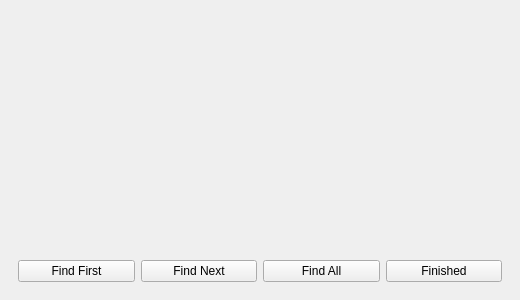
<?xml version="1.0" encoding="UTF-8"?>
<ui version="4.0">
 <class>FindDialog</class>
 <widget class="QMainWindow" name="FindDialog">
  <property name="geometry">
   <rect>
    <x>0</x>
    <y>0</y>
    <width>520</width>
    <height>300</height>
   </rect>
  </property>
  <property name="sizePolicy">
   <sizepolicy hsizetype="Preferred" vsizetype="Preferred">
    <horstretch>0</horstretch>
    <verstretch>0</verstretch>
   </sizepolicy>
  </property>
  <widget class="QWidget" name="centralwidget">
   <layout class="QVBoxLayout" name="verticalLayout">
    <property name="sizeConstraint">
     <enum>QLayout::SetMinimumSize</enum>
    </property>
    <item>
     <widget class="TermsTabWidget" name="termsTab" native="true">
      <property name="sizePolicy">
       <sizepolicy hsizetype="Expanding" vsizetype="Expanding">
        <horstretch>0</horstretch>
        <verstretch>1</verstretch>
       </sizepolicy>
      </property>
     </widget>
    </item>
    <item>
     <widget class="QWidget" name="">
      <layout class="QHBoxLayout" name="horizontalLayout_2">
       <item>
        <widget class="QPushButton" name="findfirst">
         <property name="text">
          <string>Find First</string>
         </property>
        </widget>
       </item>
       <item>
        <widget class="QPushButton" name="findnext">
         <property name="text">
          <string>Find Next</string>
         </property>
        </widget>
       </item>
       <item>
        <widget class="QPushButton" name="findall">
         <property name="text">
          <string>Find All</string>
         </property>
        </widget>
       </item>
       <item>
        <widget class="QPushButton" name="finishedbutton">
         <property name="text">
          <string>Finished</string>
         </property>
        </widget>
       </item>
      </layout>
     </widget>
    </item>
   </layout>
  </widget>
 </widget>
 <customwidgets>
  <customwidget>
   <class>TermsTabWidget</class>
   <extends>QWidget</extends>
   <header>termstabwidget.h</header>
  </customwidget>
 </customwidgets>
 <resources/>
 <connections/>
</ui>
